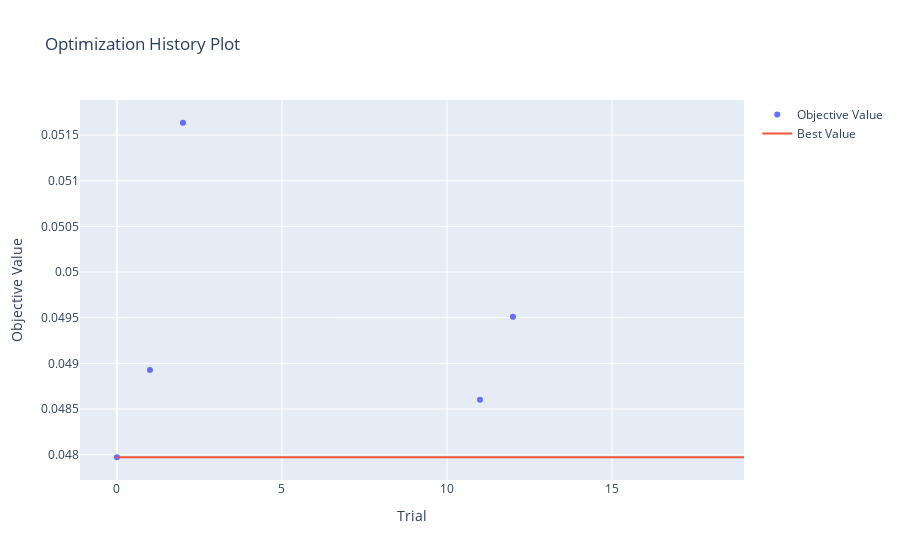
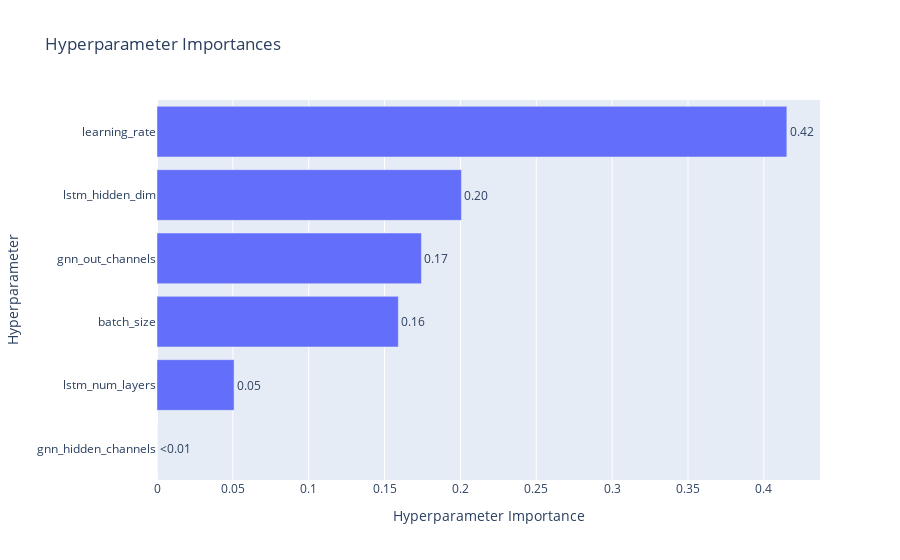

These figures' notebook cell, in order:
### Code cell
# Cell 6: Running the Optuna Study

# Set Optuna's own logging level so we can see its progress messages
# This should be done before creating the study if you want to see creation messages too.
optuna.logging.get_logger("optuna").addHandler(logging.StreamHandler(sys.stdout))
optuna.logging.set_verbosity(optuna.logging.INFO) # INFO level shows trial creation and completion

# --- Configuration for this Optuna Run ---
N_TRIALS_OPTUNA = 20  # MODIFIED: Start with a manageable number of trials (e.g., 10-20)
                      # You can increase this later and re-run to continue the study.

# NUM_EPOCHS_OPTUNA is defined in Cell 1 (e.g., 15 epochs per trial)

# Pruning configuration
# n_startup_trials: Don't prune the first few trials, let them run fully.
# n_warmup_steps: Don't prune within the first few epochs of any trial.
# interval_steps: How often to check for pruning after warmup.
pruner_optuna = optuna.pruners.MedianPruner(
    n_startup_trials=3,  # Let the first 3 trials run without pruning
    n_warmup_steps=max(1, NUM_EPOCHS_OPTUNA // 4), # Warmup for ~25% of epochs (at least 1)
    interval_steps=1
)

# --- MODIFIED: Use a new, unique study name for this multi-year dataset ---
study_name_optuna = "stgnn_multiyear_study_v1" # Example: "stgnn_multiyear_study_v1"
storage_name_optuna = f"sqlite:///{study_name_optuna}.db" # Study results will be saved here

# Create the study
study = optuna.create_study(
    study_name=study_name_optuna,
    storage=storage_name_optuna,
    load_if_exists=True,  # If a DB with this name exists, Optuna will try to resume/add to it.
                          # For a truly fresh start with this name, delete the .db file first or set to False.
    direction="minimize",   # We want to minimize validation loss
    pruner=pruner_optuna
)

print(f"\n--- Starting/Resuming Optuna Study: '{study_name_optuna}' ---")
# Calculate how many new trials to run if resuming
completed_trials_count = len(study.trials)
new_trials_to_run = N_TRIALS_OPTUNA - completed_trials_count
if new_trials_to_run <= 0:
    print(f"Study already has {completed_trials_count} trials. No new trials requested (N_TRIALS_OPTUNA={N_TRIALS_OPTUNA}).")
    new_trials_to_run = 0 # Ensure it's not negative
else:
    print(f"Study currently has {completed_trials_count} trials. Will run {new_trials_to_run} new trials (target total: {N_TRIALS_OPTUNA}).")

print(f"Each new trial will run for up to {NUM_EPOCHS_OPTUNA} epochs (from Cell 1 config).")
print(f"Using device: {device}")

# Ensure data is loaded (global X_train_tensor should be populated by Cell 3)
if X_train_tensor is None:
    print("ERROR: X_train_tensor is None. Please ensure Cell 3 (Data Loading) has been run successfully before this cell.")
else:
    print(f"Training data shape (for reference): {X_train_tensor.shape}")

    if new_trials_to_run > 0:
        try:
            # `n_trials` in study.optimize is the number of *new* trials to run
            study.optimize(objective, n_trials=new_trials_to_run, timeout=None) # `objective` is defined in Cell 5
        except KeyboardInterrupt:
            print("\nOptuna study interrupted by user.")
        except Exception as e_optuna:
            print(f"\nAn error occurred during the Optuna study: {e_optuna}")
            import traceback
            traceback.print_exc()
    else:
        print("No new trials to run based on N_TRIALS_OPTUNA and existing trials in the study.")


print("\n--- Optuna Study Information ---")
print(f"Total number of trials in study '{study_name_optuna}': {len(study.trials)}")

if study.trials: # Check if there are any trials at all
    try:
        best_trial_optuna = study.best_trial
        print("\nBest trial found in study:")
        print(f"  Trial Number: {best_trial_optuna.number}")
        print(f"  Value (Min Validation Loss): {best_trial_optuna.value:.6f}")
        print("  Parameters: ")
        for key, value in best_trial_optuna.params.items():
            print(f"    {key}: {value}")

        # Save best hyperparameters
        # The filename will include the study name to keep it organized
        best_params_optuna_path = os.path.join(model_ready_data_dir, f'{study_name_optuna}_best_params.json')
        with open(best_params_optuna_path, 'w') as f_json:
            json.dump(best_trial_optuna.params, f_json, indent=4)
        print(f"\nBest hyperparameters from study '{study_name_optuna}' saved to: {best_params_optuna_path}")

        # Visualization (optional, requires plotly)
        # Ensure there are enough completed (non-pruned) trials for meaningful plots
        if len([t for t in study.trials if t.state == optuna.trial.TrialState.COMPLETE]) > 1:
            print("\nGenerating Optuna visualization plots (requires plotly)...")
            try:
                if optuna.visualization.is_available():
                    fig_history = optuna.visualization.plot_optimization_history(study)
                    fig_history.show()

                    fig_importance = optuna.visualization.plot_param_importances(study)
                    fig_importance.show()

                    # Slice plot can be helpful but might be overwhelming with many params
                    # fig_slice = optuna.visualization.plot_slice(study)
                    # fig_slice.show()
                else:
                    print("Optuna visualization is not available. Consider installing plotly: pip install plotly")
            except (ImportError, ValueError, RuntimeError) as e_plot:
                print(f"Could not generate Optuna plots: {e_plot}")
                print("This can happen if plotly is not installed or if there are too few completed trials for some plots.")
        else:
            print("Not enough completed trials to generate all Optuna plots.")
    except ValueError:
        print("No trials completed successfully in the study (e.g., all pruned or study stopped early). Cannot determine best trial.")
    except Exception as e_best_trial:
        print(f"An error occurred retrieving or processing the best trial: {e_best_trial}")
else:
 
    int("No trials were run or found in the study.")

### Figure 1 — Plotly figure (JSON) as saved in the notebook; plotly's stock layout.template omitted (floating-point values rounded to 4 significant figures)
{"data": [{"mode": "markers", "name": "Objective Value", "type": "scatter", "x": [0, 1, 2, 11, 12], "y": [0.04797, 0.04893, 0.05164, 0.0486, 0.04951]}, {"mode": "lines", "name": "Best Value", "type": "scatter", "x": [0, 1, 2, 3, 4, 5, 6, 7, 8, 9, 10, 11, 12, 13, 14, 15, 16, 17, 18, 19], "y": [0.04797, 0.04797, 0.04797, 0.04797, 0.04797, 0.04797, 0.04797, 0.04797, 0.04797, 0.04797, 0.04797, 0.04797, 0.04797, 0.04797, 0.04797, 0.04797, 0.04797, 0.04797, 0.04797, 0.04797]}, {"marker": {"color": "#cccccc"}, "mode": "markers", "name": "Infeasible Trial", "showlegend": false, "type": "scatter", "x": [], "y": []}], "layout": {"title": {"text": "Optimization History Plot"}, "xaxis": {"title": {"text": "Trial"}}, "yaxis": {"title": {"text": "Objective Value"}}}}

### Figure 2 — Plotly figure (JSON) as saved in the notebook; plotly's stock layout.template omitted (floating-point values rounded to 4 significant figures)
{"data": [{"cliponaxis": false, "hovertemplate": ["gnn_hidden_channels (CategoricalDistribution): 0.0<extra></extra>", "lstm_num_layers (CategoricalDistribution): 0.050799283504536795<extra></extra>", "batch_size (CategoricalDistribution): 0.15907575630483614<extra></extra>", "gnn_out_channels (CategoricalDistribution): 0.17430146600915325<extra></extra>", "lstm_hidden_dim (CategoricalDistribution): 0.20067073374328454<extra></extra>", "learning_rate (FloatDistribution): 0.4151527604381893<extra></extra>"], "name": "Objective Value", "orientation": "h", "text": ["<0.01", "0.05", "0.16", "0.17", "0.20", "0.42"], "textposition": "outside", "type": "bar", "x": [0, 0.0508, 0.1591, 0.1743, 0.2007, 0.4152], "y": ["gnn_hidden_channels", "lstm_num_layers", "batch_size", "gnn_out_channels", "lstm_hidden_dim", "learning_rate"]}], "layout": {"title": {"text": "Hyperparameter Importances"}, "xaxis": {"title": {"text": "Hyperparameter Importance"}}, "yaxis": {"title": {"text": "Hyperparameter"}}}}
